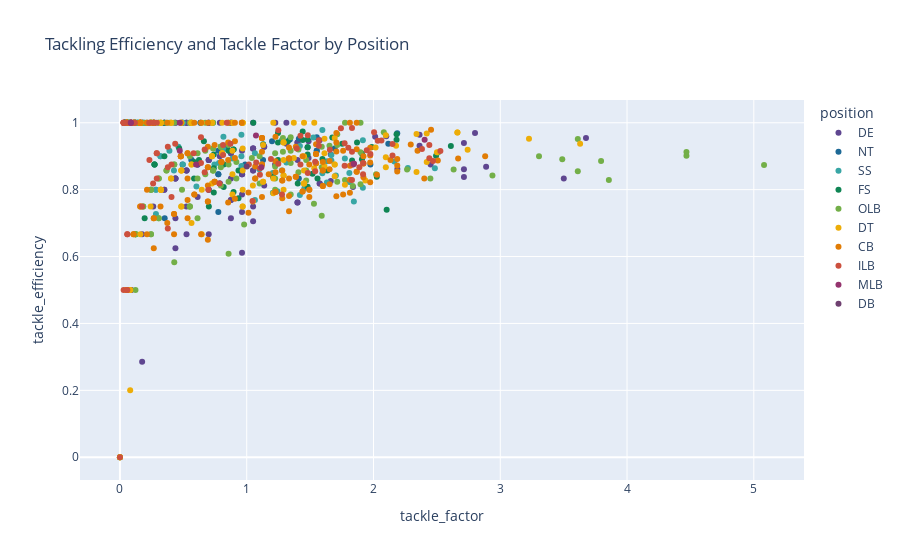

Notebook code cell kept with this figure:
### Markdown cell above
When looking into the tackle factor, `OLB` players occupy 50% of the top 20 list. This is sensible because linebackers are expected by teams to stop running backs, fullbacks, and other players who conduct running plays. This doesn't necessarily mean that a player is efficient with their tackling attempts though, as Tackle Factor doesn't correlate linearly with Tackle Efficiency.

Let's look into a scatter chart that illustrates the tackling factor and efficiency by position.

### Code cell
fig = px.scatter(player_tackles,
                 x="tackle_factor", y="tackle_efficiency", color='position',
                 hover_data=['nflId',
                            'displayName',],
                   title='Tackling Efficiency and Tackle Factor by Position',
                   color_discrete_sequence=px.colors.qualitative.Prism)
fig.show()

### Figure 1 — Plotly figure (JSON) as saved in the notebook; plotly's stock layout.template omitted (floating-point values rounded to 4 significant figures; data arrays with more than 128 entries replaced by an {"elided": "..."} marker saying what was removed)
{"data": [{"customdata": {"elided": "113x2 mixed values"}, "hovertemplate": "position=DE<br>tackle_factor=%{x}<br>tackle_efficiency=%{y}<br>nflId=%{customdata[0]}<br>displayName=%{customdata[1]}<extra></extra>", "legendgroup": "DE", "marker": {"color": "rgb(95, 70, 144)", "symbol": "circle"}, "mode": "markers", "name": "DE", "orientation": "v", "showlegend": true, "type": "scatter", "x": [1.576, 1.05, 0.5252, 0.9628, 0.9628, 2.713, 0.2626, 0.3501, 1.4, 0.6127, 2.013, 0.8753, 2.713, 0.7878, 1.663, 0.4376, 0.8753, 1.05, 0.7002, 0.7002, 1.05, 1.05, 2.713, 0.7878, 0.8753, 0.7002, 0.9628, 0.9628, 2.363, 1.05, 0.7002, 0.9628, 0.08753, 0.7878, 1.138, 0.4376, 1.576, 1.4, 0.8753, 1.838, 2.363, 0.5252, 1.576, 0.4376, 1.138, 0.08753, 1.488, 0.08753, 1.05, 2.888, 1.488, 0.9628, 1.838, 1.313, 0.08753, 0.9628, 0.5252, 1.4, 0.8753, 0.3501, 1.05, 0.7002, 2.101, 0.1751, 2.801, 2.188, 3.501, 0.7002, 1.05, 0.08753, 0.08753, 0.7878, 0.4376, 1.313, 0.1751, 3.676, 0.1751, 0.5252, 0.6127, 1.4, 0.9628, 0.3501, 0.08753, 1.663, 0.7002, 1.225, 0.7002, 0.6127, 0.5252, 0.3501, 0.4376, 0.6127, 2.451, 0.4376, 0.08753, 0.3501, 0.4376, 1.138, 0.8753, 1.4, 0.5252, 0.5252, 0.7002, 1.225, 0.8753, 0.2626, 1.225, 0.8753, 0.8753, 0.5252, 0.1751, 0.1751, 0.08753], "xaxis": "x", "y": [0.8182, 0.9231, 0.8571, 0.6111, 0.9167, 0.8378, 0.75, 1, 0.7619, 0.7778, 0.9583, 0.9091, 0.8611, 0.8182, 0.8261, 1, 0.7692, 0.75, 0.6667, 0.8889, 0.7059, 1, 0.9394, 0.8182, 1, 0.8, 0.7333, 1, 0.9643, 0.9231, 1, 0.7857, 1, 0.9, 0.9286, 0.625, 0.9474, 0.9412, 0.7143, 0.875, 0.931, 0.8571, 0.8182, 1, 0.9286, 0.5, 0.9444, 1, 0.8571, 0.8684, 0.8947, 0.8462, 0.8077, 0.9375, 0.5, 0.8462, 0.75, 0.9412, 0.7692, 0.8, 0.9231, 1, 0.96, 0.6667, 0.9697, 0.8621, 0.8333, 0.8889, 0.8571, 1, 1, 1, 0.7143, 1, 1, 0.9545, 0.2857, 0.6667, 0.875, 0.8889, 0.8462, 1, 1, 0.9048, 1, 0.875, 0.8, 0.875, 1, 0.8, 0.8333, 0.875, 0.875, 0.8333, 1, 1, 0.8333, 0.8125, 1, 0.7619, 1, 1, 0.8889, 0.875, 0.8333, 1, 1, 0.9091, 1, 0.8571, 1, 1, 1], "yaxis": "y"}, {"customdata": [[35449, "Tyson Alualu"], [35562, "Al Woods"], [39997, "Johnathan Hankins"], [40030, "John Jenkins"], [40347, "Mike Purcell"], [41595, "Mike Pennel"], [42433, "Carl Davis"], [42559, "Christian Covington"], [42560, "Rakeem Nunez-Roches"], [43316, "Kenny Clark"], [43332, "Austin Johnson"], [43455, "D.J. Reader"], [43694, "Michael Pierce"], [44905, "Montravius Adams"], [44991, "Davon Godchaux"], [45226, "Josh Tupou"], [46081, "Vita Vea"], [46264, "Sebastian Joseph"], [47786, "Quinnen Williams"], [47917, "Greg Gaines"], [47973, "Armon Watts"], [48198, "Bryan Mone"], [52464, "Raekwon Davis"], [52538, "James Lynch"], [52539, "Rashard Lawrence"], [53501, "Alim McNeill"], [53679, "Khyiris Tonga"], [54733, "Donovan Jeter"], [54948, "Marquan McCall"]], "hovertemplate": "position=NT<br>tackle_factor=%{x}<br>tackle_efficiency=%{y}<br>nflId=%{customdata[0]}<br>displayName=%{customdata[1]}<extra></extra>", "legendgroup": "NT", "marker": {"color": "rgb(29, 105, 150)", "symbol": "circle"}, "mode": "markers", "name": "NT", "orientation": "v", "showlegend": true, "type": "scatter", "x": [0.5645, 1.552, 0.8467, 0.5645, 1.552, 0.7762, 0.3528, 0.4939, 1.2, 2.187, 1.411, 0.635, 0.4939, 0.4939, 2.117, 0.7762, 1.411, 1.976, 1.693, 0.9878, 1.552, 1.129, 1.341, 0.5645, 0.7762, 0.7762, 0.07056, 0.07056, 0.635], "xaxis": "x", "y": [0.8889, 0.9565, 0.9231, 1, 0.9167, 0.9167, 0.7143, 0.875, 0.9444, 0.9688, 0.8333, 1, 1, 1, 0.9375, 0.8462, 0.9524, 0.875, 0.9231, 0.875, 0.9167, 0.8889, 0.95, 0.8889, 0.8462, 0.7333, 0.5, 1, 1], "yaxis": "y"}, {"customdata": [[35459, "Kareem Jackson"], [38559, "Harrison Smith"], [38852, "Michael Thomas"], [40039, "Duron Harmon"], [40166, "Jordan Poyer"], [40737, "Tony Jefferson"], [41270, "Lamarcus Joyner"], [42116, "Adrian Phillips"], [42376, "Landon Collins"], [42390, "Eric Rowe"], [42901, "Dean Marlowe"], [43350, "Vonn Bell"], [43407, "Juston Burris"], [43413, "Deon Bush"], [43534, "Clayton Fejedelem"], [43757, "Andrew Adams"], [44818, "Jamal Adams"], [44837, "Jabrill Peppers"], [44848, "Budda Baker"], [44862, "Justin Evans"], [44925, "Eddie Jackson"], [44926, "Rayshawn Jenkins"], [44999, "Chuck Clark"], [45021, "Rudy Ford"], [46097, "Terrell Edmunds"], [46122, "M.J. Stewart"], [46137, "Justin Reid"], [46162, "Ronnie Harrison"], [46164, "Tarvarius Moore"], [46186, "Jordan Whitehead"], [46378, "J.T. Gray"], [46680, "Sean Chandler"], [46711, "Ryan Neal"], [47804, "Darnell Savage"], [47810, "Johnathan Abram"], [47864, "Will Harris"], [47888, "Chauncey Gardner-Johnson"], [47891, "Julian Love"], [47974, "Marcus Epps"], [47996, "Donovan Wilson"], [48026, "Nick Scott"], [48581, "Roderic Teamer"], [52452, "Grant Delpit"], [52478, "Brandon Jones"], [52535, "K'Von Wallace"], [52594, "Alohi Gilman"], [52607, "Jordan Fuller"], [52613, "Josh Metellus"], [52624, "Kamren Curl"], [52627, "Geno Stone"], [53469, "Richie Grant"], [53494, "Andre Cisco"], [53592, "Darrick Forrest"], [53609, "Talanoa Hufanga"], [53641, "Damar Hamlin"], [53656, "Israel Mukuamu"], [54513, "Jaquan Brisker"], [54527, "Bryan Cook"], [54561, "Nick Cross"], [54562, "Kerby Joseph"], [54937, "Verone McKinley"]], "hovertemplate": "position=SS<br>tackle_factor=%{x}<br>tackle_efficiency=%{y}<br>nflId=%{customdata[0]}<br>displayName=%{customdata[1]}<extra></extra>", "legendgroup": "SS", "marker": {"color": "rgb(56, 166, 165)", "symbol": "circle"}, "mode": "markers", "name": "SS", "orientation": "v", "showlegend": true, "type": "scatter", "x": [1.81, 1.526, 0.07097, 1.277, 0.7452, 0.1419, 1.207, 1.419, 0.03549, 0.9581, 0.2839, 1.313, 0.6033, 0.1419, 0.1419, 0.9581, 0.1065, 0.9581, 2.484, 0.7807, 2.271, 1.845, 1.916, 0.4968, 1.1, 0.3194, 1.242, 0.2839, 0.1419, 1.632, 0.03549, 0.2484, 1.065, 1.065, 1.703, 0.8162, 1.455, 1.916, 1.597, 1.916, 1.207, 0.3194, 1.668, 1.668, 0.2129, 0.4968, 0.3903, 0.4613, 1.597, 0.8162, 2.165, 1.632, 1.277, 1.419, 1.774, 0.3903, 1.81, 0.4258, 0.2839, 0.8871, 0.07097], "xaxis": "x", "y": [0.85, 0.9556, 1, 0.8571, 0.875, 1, 0.85, 0.9302, 1, 0.871, 0.8, 0.881, 0.8095, 1, 1, 0.9, 1, 0.9643, 0.8642, 0.88, 0.8649, 0.7647, 0.9, 1, 0.8611, 0.9, 0.7955, 0.7273, 1, 0.8214, 1, 1, 0.9091, 0.7692, 0.8421, 0.92, 0.8039, 0.9474, 0.8491, 0.806, 0.7907, 0.9, 0.9038, 0.8868, 1, 0.875, 0.9167, 0.9286, 0.9783, 0.9583, 0.8841, 0.8846, 0.9474, 0.7843, 0.8929, 1, 0.8226, 0.8571, 0.8, 0.8929, 1], "yaxis": "y"}, {"customdata": {"elided": "69x2 mixed values"}, "hovertemplate": "position=FS<br>tackle_factor=%{x}<br>tackle_efficiency=%{y}<br>nflId=%{customdata[0]}<br>displayName=%{customdata[1]}<extra></extra>", "legendgroup": "FS", "marker": {"color": "rgb(15, 133, 84)", "symbol": "circle"}, "mode": "markers", "name": "FS", "orientation": "v", "showlegend": true, "type": "scatter", "x": [1.753, 0.3506, 1.481, 1.052, 0.2727, 0.03896, 1.558, 0.3506, 0.2727, 0.2727, 1.597, 1.636, 1.519, 1.403, 2.182, 0.8961, 0.2727, 0.1169, 1.247, 0.03896, 1.442, 1.247, 1.247, 0.9351, 1.481, 1.87, 1.675, 2.61, 1.481, 0.6623, 1.987, 0.07792, 2.494, 0.7403, 1.13, 1.481, 1.208, 2.026, 0.8571, 0.1948, 0.9351, 0.1948, 0.03896, 0.03896, 2.182, 1.481, 0.8961, 1.442, 0.7403, 0.2727, 0.4675, 1.831, 1.909, 0.1169, 0.5844, 1.909, 0.7403, 0.5844, 1.325, 0.8182, 0.7013, 0.8182, 0.07792, 2.104, 0.03896, 0.6234, 0.8961, 0.03896, 0.03896], "xaxis": "x", "y": [0.9375, 0.9, 0.95, 1, 1, 1, 0.8333, 1, 0.875, 0.875, 0.8913, 0.8571, 0.8478, 0.8182, 0.9492, 0.7931, 0.875, 1, 0.9412, 1, 0.9487, 0.8889, 0.9697, 0.7742, 0.8085, 0.9412, 0.9556, 0.9306, 0.9048, 0.9444, 0.9273, 1, 0.9014, 0.8636, 0.9355, 0.9268, 0.8378, 0.8387, 0.9167, 0.7143, 0.8571, 1, 1, 1, 0.9655, 0.9268, 0.92, 0.9737, 0.7917, 1, 0.9231, 0.8868, 0.8909, 1, 0.8333, 0.9074, 0.9048, 0.8824, 0.9444, 0.8077, 0.75, 0.875, 1, 0.7397, 1, 0.8889, 0.92, 1, 1], "yaxis": "y"}, {"customdata": {"elided": "134x2 mixed values"}, "hovertemplate": "position=OLB<br>tackle_factor=%{x}<br>tackle_efficiency=%{y}<br>nflId=%{customdata[0]}<br>displayName=%{customdata[1]}<extra></extra>", "legendgroup": "OLB", "marker": {"color": "rgb(115, 175, 72)", "symbol": "circle"}, "mode": "markers", "name": "OLB", "orientation": "v", "showlegend": true, "type": "scatter", "x": {"elided": "134 float values"}, "xaxis": "x", "y": {"elided": "134 float values"}, "yaxis": "y"}, {"customdata": {"elided": "121x2 mixed values"}, "hovertemplate": "position=DT<br>tackle_factor=%{x}<br>tackle_efficiency=%{y}<br>nflId=%{customdata[0]}<br>displayName=%{customdata[1]}<extra></extra>", "legendgroup": "DT", "marker": {"color": "rgb(237, 173, 8)", "symbol": "circle"}, "mode": "markers", "name": "DT", "orientation": "v", "showlegend": true, "type": "scatter", "x": [0.484, 2.42, 1.533, 1.291, 0.4033, 0.484, 1.291, 2.339, 0.968, 1.291, 1.452, 0.3227, 0.3227, 1.21, 2.017, 0.08067, 0.968, 2.662, 1.694, 0.8067, 2.743, 2.178, 0.968, 1.613, 1.371, 0.968, 1.452, 1.452, 0.242, 2.097, 0.1613, 0.968, 2.097, 1.291, 1.452, 0.242, 3.63, 1.694, 2.42, 0.8873, 2.662, 0.8873, 1.129, 1.613, 0.968, 1.613, 0.8873, 1.291, 0.484, 1.21, 2.339, 0.726, 0.4033, 0.4033, 0.1613, 0.484, 0.726, 3.227, 1.936, 1.775, 0.5647, 0.5647, 2.097, 0.3227, 0.4033, 1.291, 0.8067, 0.3227, 0.5647, 1.694, 0.8873, 0.08067, 0.08067, 1.533, 2.501, 0.8067, 1.049, 1.452, 1.694, 0.484, 0.6453, 0.3227, 0.5647, 0.08067, 0.242, 1.129, 0.968, 0.726, 1.371, 1.129, 0.484, 0.3227, 1.049, 0.8067, 0.726, 0.8873, 0.1613, 0.1613, 0.3227, 0.6453, 1.21, 0.484, 0.5647, 0.726, 1.452, 0.4033, 0.484, 0.3227, 0.6453, 0, 0.968, 0.242, 0.5647, 0.1613, 0.1613, 0, 0.5647, 0.726, 0.08067, 0.242, 0.1613], "xaxis": "x", "y": [1, 0.9677, 1, 0.9412, 1, 0.75, 0.9412, 0.9667, 0.8571, 0.8889, 1, 1, 1, 0.8333, 0.9259, 0.5, 0.9231, 0.9706, 0.84, 0.9091, 0.9189, 0.931, 1, 0.8696, 1, 0.75, 0.8182, 0.8182, 1, 0.8667, 1, 1, 0.8966, 0.8, 0.8571, 0.75, 0.9375, 0.875, 0.8824, 0.8462, 0.9706, 0.7857, 0.8235, 0.9091, 0.8, 0.9524, 0.9167, 0.8421, 0.75, 0.7895, 0.8529, 0.8182, 0.8333, 1, 1, 0.8571, 0.9, 0.9524, 0.8276, 0.8148, 0.7, 1, 0.963, 0.8, 1, 0.8421, 1, 1, 1, 0.9545, 1, 0.5, 0.2, 0.8636, 0.9118, 0.9091, 0.8125, 0.9, 0.875, 1, 0.6667, 0.8, 0.875, 1, 1, 0.8235, 1, 1, 0.8947, 0.9333, 0.8571, 1, 0.7647, 0.9091, 0.9, 1, 1, 0.6667, 0.8, 1, 1, 1, 1, 1, 0.8182, 0.8333, 0.8571, 0.8, 0.8, 0, 0.75, 1, 0.875, 1, 1, 0, 1, 0.9, 1, 1, 1], "yaxis": "y"}, {"customdata": {"elided": "176x2 mixed values"}, "hovertemplate": "position=CB<br>tackle_factor=%{x}<br>tackle_efficiency=%{y}<br>nflId=%{customdata[0]}<br>displayName=%{customdata[1]}<extra></extra>", "legendgroup": "CB", "marker": {"color": "rgb(225, 124, 5)", "symbol": "circle"}, "mode": "markers", "name": "CB", "orientation": "v", "showlegend": true, "type": "scatter", "x": {"elided": "176 float values"}, "xaxis": "x", "y": {"elided": "176 float values"}, "yaxis": "y"}, {"customdata": {"elided": "86x2 mixed values"}, "hovertemplate": "position=ILB<br>tackle_factor=%{x}<br>tackle_efficiency=%{y}<br>nflId=%{customdata[0]}<br>displayName=%{customdata[1]}<extra></extra>", "legendgroup": "ILB", "marker": {"color": "rgb(204, 80, 62)", "symbol": "circle"}, "mode": "markers", "name": "ILB", "orientation": "v", "showlegend": true, "type": "scatter", "x": [0.8135, 0.02905, 1.83, 1.743, 2.528, 0.4068, 0.05811, 1.918, 1.889, 1.104, 2.15, 0.1162, 1.947, 0.2615, 0.4068, 0.2905, 1.83, 0.5811, 1.104, 1.482, 0.08716, 0.4358, 0.6392, 0.8135, 1.772, 0.3777, 0.2324, 0.6973, 2.382, 1.801, 2.441, 1.569, 1.424, 1.017, 1.54, 1.424, 2.47, 0.6392, 1.278, 0.08716, 0.6682, 0.1743, 1.83, 1.249, 0.8426, 2.063, 1.83, 1.395, 0.08716, 2.034, 1.772, 0.8716, 0.2905, 2.15, 0.02905, 1.075, 2.441, 1.54, 1.482, 1.976, 0.02905, 0.2905, 1.046, 1.191, 0.2324, 0.02905, 2.005, 1.569, 0.2905, 0.6682, 0.05811, 0.2324, 0.05811, 1.656, 1.918, 0.7845, 0.02905, 0.02905, 0.3777, 0.05811, 0, 0.3777, 0.1162, 1.249, 0.2615, 0.02905], "xaxis": "x", "y": [0.9032, 1, 0.9844, 0.9836, 0.9158, 0.7778, 0.6667, 0.88, 0.8667, 0.8444, 0.9367, 1, 0.9178, 0.8182, 0.875, 0.9091, 0.875, 0.9091, 0.8636, 0.85, 1, 0.9375, 0.88, 0.9333, 0.9385, 0.9286, 1, 0.8, 0.9213, 0.9254, 0.9333, 0.9474, 0.875, 0.875, 0.8833, 0.9608, 0.8854, 0.9565, 0.7857, 1, 0.92, 0.75, 0.913, 0.9773, 1, 0.9467, 0.8289, 0.9231, 1, 0.9459, 0.8714, 0.9375, 0.8333, 0.9024, 1, 0.881, 0.8936, 0.8548, 0.9623, 0.9067, 1, 0.9091, 0.766, 0.8913, 1, 1, 0.9718, 0.931, 1, 0.8519, 1, 0.8889, 0.6667, 0.9194, 0.8462, 0.8182, 1, 0.5, 0.6842, 0.5, 0, 0.8667, 1, 0.8776, 1, 1], "yaxis": "y"}, {"customdata": [[38607, "Demario Davis"], [42470, "Damien Wilson"], [42512, "David Mayo"], [43323, "Jaylon Smith"], [44974, "Anthony Walker"], [46105, "Shaquille Leonard"], [47871, "Cody Barton"], [48482, "Tyrel Dodson"], [48588, "Jordan Kunaszyk"], [52505, "Jacob Phillips"]], "hovertemplate": "position=MLB<br>tackle_factor=%{x}<br>tackle_efficiency=%{y}<br>nflId=%{customdata[0]}<br>displayName=%{customdata[1]}<extra></extra>", "legendgroup": "MLB", "marker": {"color": "rgb(148, 52, 110)", "symbol": "circle"}, "mode": "markers", "name": "MLB", "orientation": "v", "showlegend": true, "type": "scatter", "x": [1.845, 1.116, 0.08584, 1.073, 0.6009, 0.4721, 2.403, 0.4721, 0.08584, 1.845], "xaxis": "x", "y": [0.8776, 0.8667, 1, 0.9615, 0.875, 1, 0.9492, 0.9167, 1, 0.8776], "yaxis": "y"}, {"customdata": [[52416, "Isaiah Simmons"]], "hovertemplate": "position=DB<br>tackle_factor=%{x}<br>tackle_efficiency=%{y}<br>nflId=%{customdata[0]}<br>displayName=%{customdata[1]}<extra></extra>", "legendgroup": "DB", "marker": {"color": "rgb(111, 64, 112)", "symbol": "circle"}, "mode": "markers", "name": "DB", "orientation": "v", "showlegend": true, "type": "scatter", "x": [1], "xaxis": "x", "y": [0.8696], "yaxis": "y"}], "layout": {"autosize": true, "legend": {"title": {"text": "position"}, "tracegroupgap": 0}, "title": {"text": "Tackling Efficiency and Tackle Factor by Position"}, "xaxis": {"anchor": "y", "autorange": true, "domain": [0, 1], "range": [-0.3076, 5.388], "title": {"text": "tackle_factor"}, "type": "linear"}, "yaxis": {"anchor": "x", "autorange": true, "domain": [0, 1], "range": [-0.08252, 1.083], "title": {"text": "tackle_efficiency"}, "type": "linear"}}}
